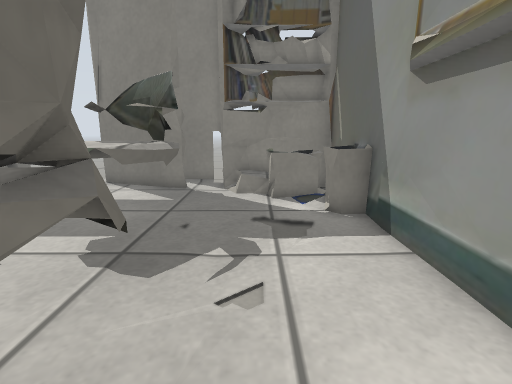
[1] (above)

17 first-person views from a walk through a Gazebo world. The camera is 0.5 m above the floor, tilts 12° down and sees 85° across. The floor is counted in squares, 0.2 m on a side. Each view is taken from the middle of a square. On the plan, view 1 faces up. The plan holds only what a view shows up to about 18 squares ahead; the rest is blank. Some surface patterns are stand-ins.

[2]
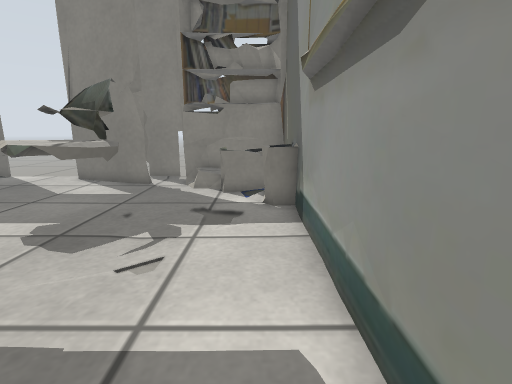

[3]
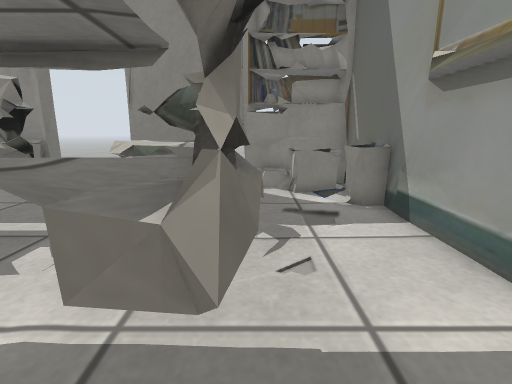

[4]
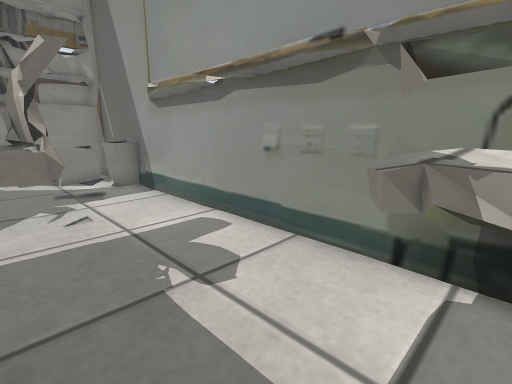

[5]
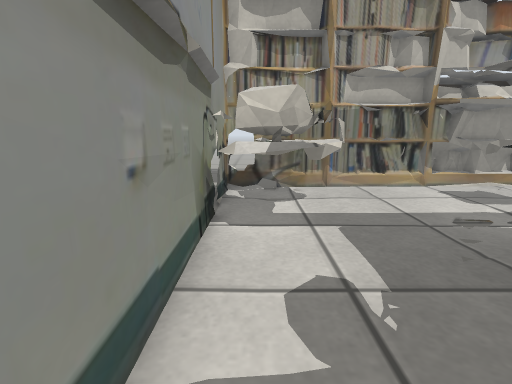

[6]
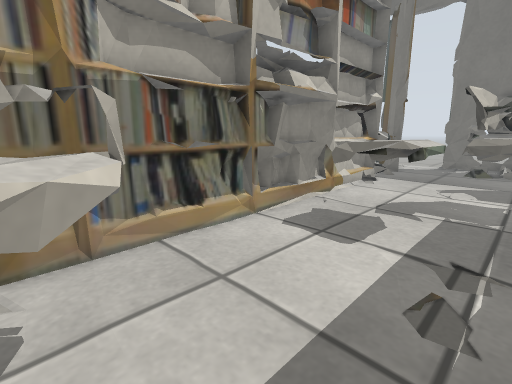

[7]
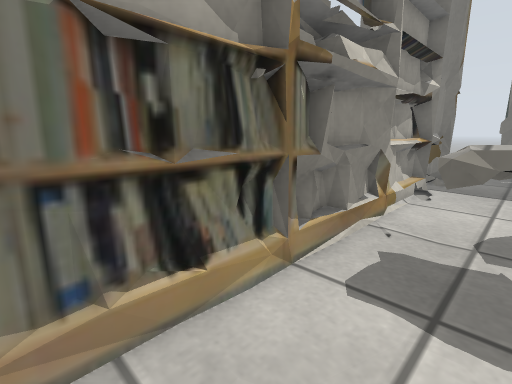

[8]
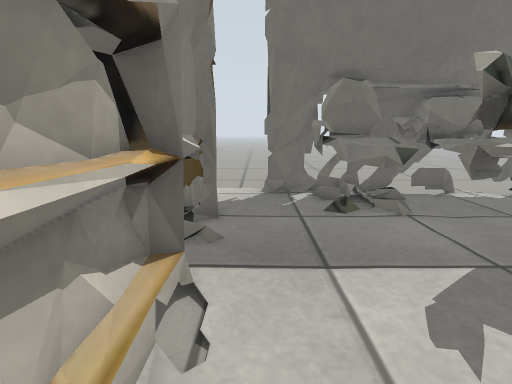

[9]
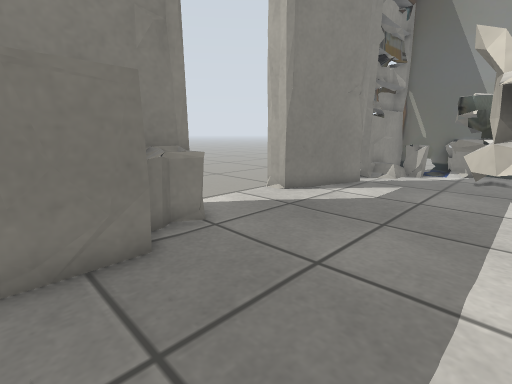

[10]
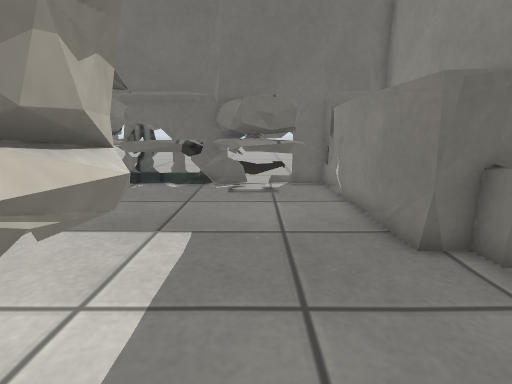

[11]
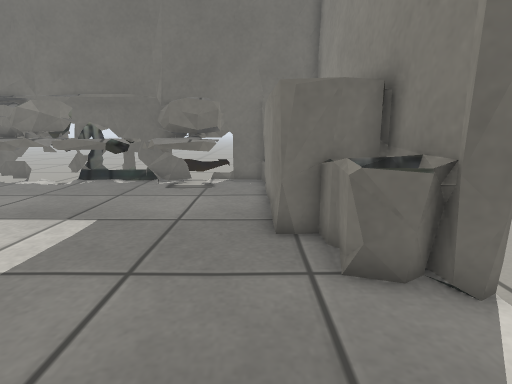

[12]
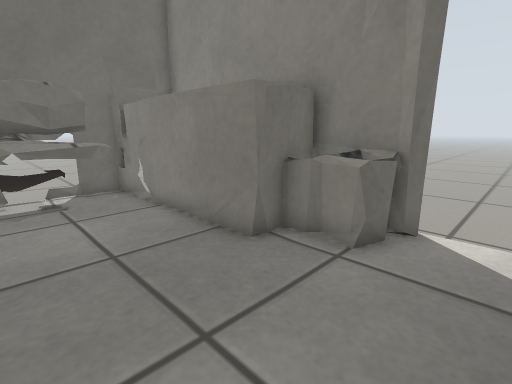

[13]
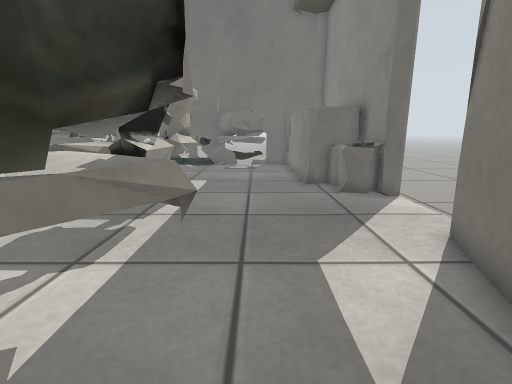

[14]
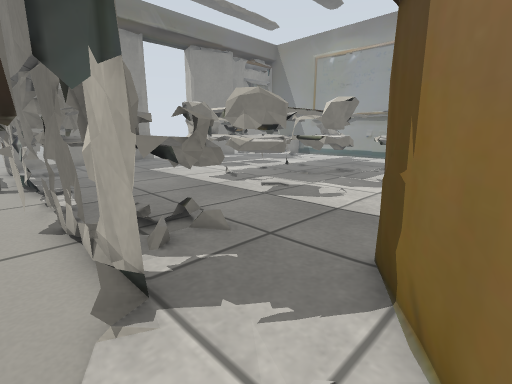

[15]
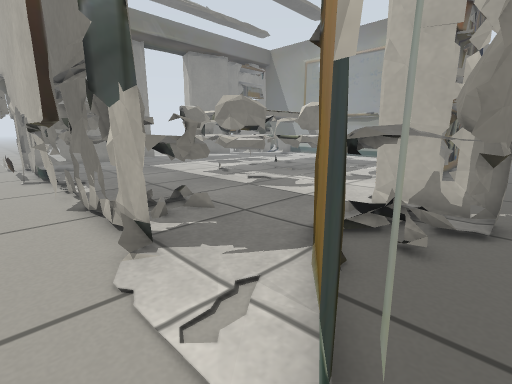

[16]
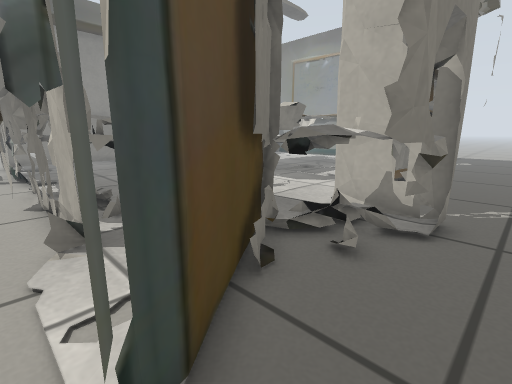

[17]
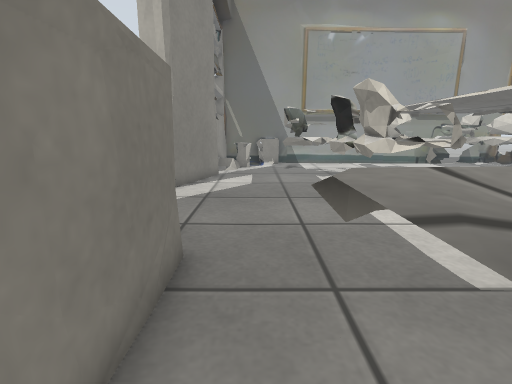

### Floor plan
Key: @ floor where view 1 was taken; # wall or solid block; x gap in a wall; . floor; = window, fence, low wall or low ledge; T thing the floor can be seen under or through.
Columns run from 25 left of view 1 to 4 right of it. Each row starts with its distance up from view 1.
 16             .......
 15             .......
 14           ####....#  ####
 13           #===....#####.#####
 12   #########.............====#
 11   ##.....................===#
 10   #.........................#
  9 .##..###...................=#
  8 .=##=###.............TT.....#
  7 .=##=#==.....##.....=TTT....#
  6  =##===......######..TT.....#
  5  .#.  #=.....######.........#
  4 ..#. ##=.....===   .........#
  3 ..#. #.....  ###    TTTT....#
  2 ..TT##=..#=#          TTT...#
  1 ..TTT#=..####         TTT...#
  0 ..TTT  ..####          TT@..#
 -1 ..TT T....#             ....#
 -2 ..TT =.....             ....#
 -3 ..TTT=..#########   ###.....#
 -4 ..TTTT..###=###...........###
 -5 ..##TT=..##.###..........####
 -6 ..=#TT......###.TT=......####
 -7 ..#.##..........T T.....=####
 -8 ..#.............=T=.....#####.
 -9 .........................## #.
-10 ........=.###=###############
-11 ....TTTTTT###x#  ..       ..
-12  ..TT. TT##       ......
-13   TT..#####..............
-14 .  ......................
-15  .  ............

Positions as (right, up) in squares from view 1, and headings:
1: (0, 0), facing up
2: (2, -1), facing up
3: (-1, -1), facing up
4: (-2, -5), facing up-right
5: (2, 3), facing down
6: (0, -4), facing down-left
7: (-2, -7), facing down-left
8: (-11, -9), facing left
9: (-17, 6), facing up-right
10: (-9, 8), facing left
11: (-8, 11), facing left
12: (-10, 7), facing up-left
13: (-1, 9), facing left
14: (-24, -12), facing up-right
15: (-25, -14), facing up-right
16: (-24, -15), facing up-right
17: (-20, 10), facing right
